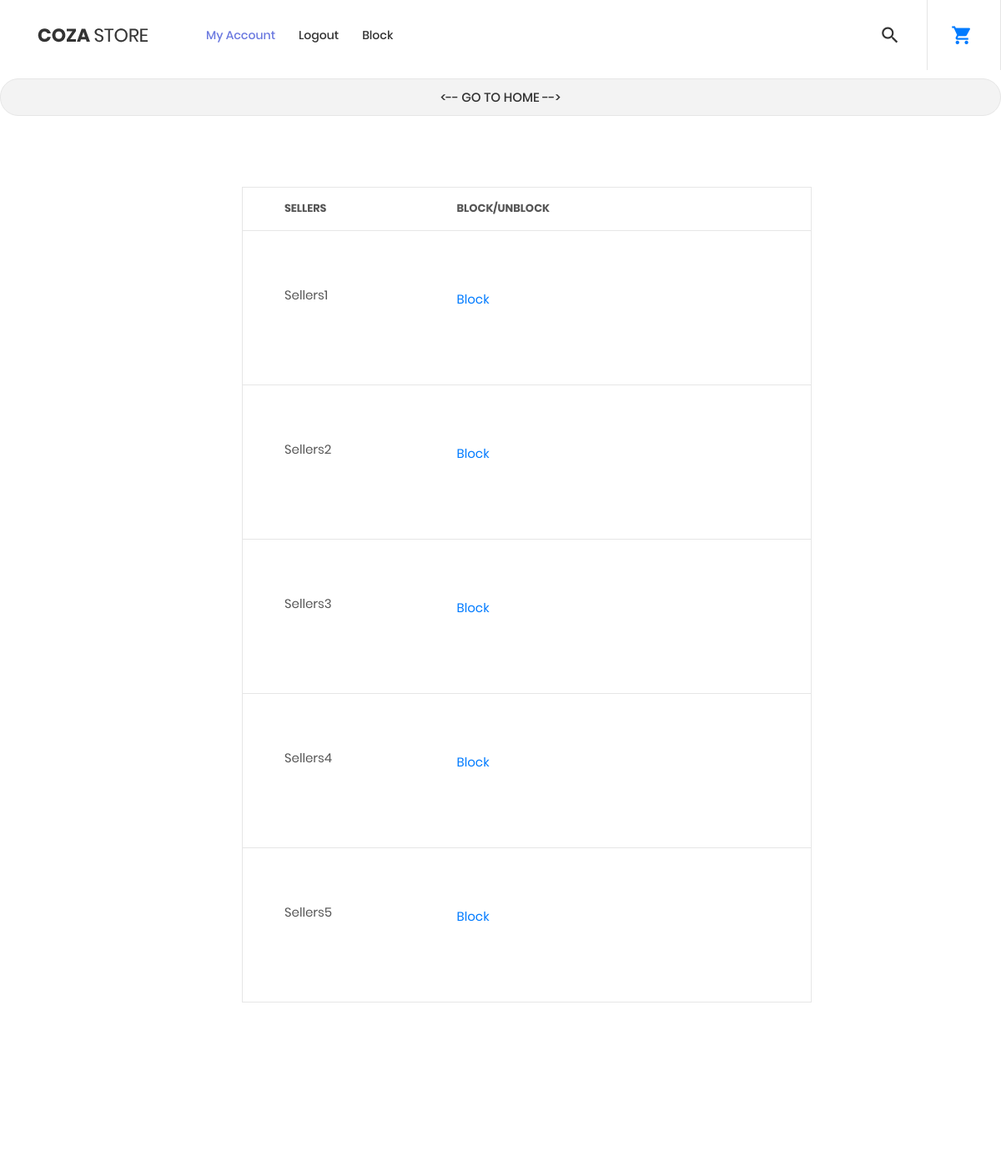
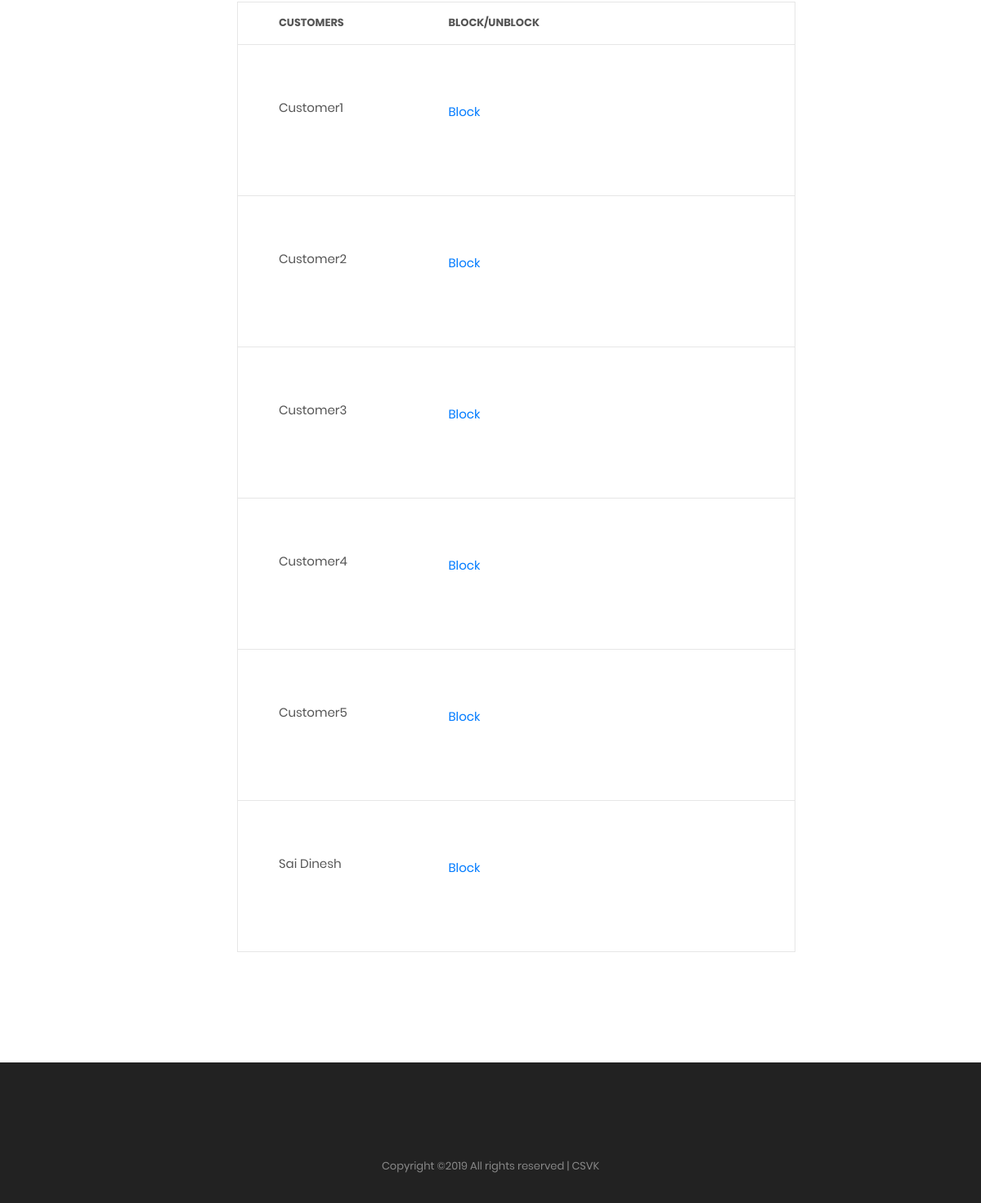
Screenshot of /block (signed in) with the database file from the repository (2 pictures, top to bottom).
### tables this page shows
CREATE TABLE bsellers (Name TEXT NOT NULL,
                   Username TEXT NOT NULL,
                   Email_ID TEXT NOT NULL,
                   Address TEXT NOT NULL,
                   Pincode INT NOT NULL,
                   Phone_no INT NOT NULL,
                   Password TEXT NOT NULL);

CREATE TABLE bcustomers (Username TEXT NOT NULL,
                   Email_ID TEXT NOT NULL,
                   Password TEXT NOT NULL,
                   Address TEXT NOT NULL,
                   Phone INT NOT NULL);

### server.py (the view)
@app.route('/block')
def block():
    if 'logged_in'in session:
        if  session['usertype'] == 'Admin':
            with sql.connect('database.db') as con:
                cur = con.cursor()
                cur.execute('select Username from bsellers')
                seller_user = cur.fetchall()
                seller_users = []
                customer_users = []
                for i in seller_user:
                    cur.execute('select * from sellers where Username = ?',[i[0]])
                    row = cur.fetchone()
                    temp = []
                    temp.append(i[0])
                    if row is None:
                        temp.append("Yes")
                    else:
                        temp.append("No")
                    seller_users.append(temp)
                cur.execute('select Username from bcustomers')
                customer_user = cur.fetchall()
                print (customer_user)
                for i in customer_user:
                    if i[0] != 'admin_bcskd':
                        cur.execute('select * from customers where Username = ?',[i[0]])
                        row = cur.fetchone()
                        temp = []
                        temp.append(i[0])
                        if row is None:
                            temp.append("Yes")
                        else:
                            temp.append("No")
                        customer_users.append(temp)
                print (customer_users)
                return render_template('block.html',sellers = seller_users, customers = customer_users )
        else:
            return redirect(url_for('home'))
    else:
        return redirect(url_for('home'))

### templates/block.html (shortened to what this page needs)
<!DOCTYPE html>
<html lang="en">
<head>
<link rel="stylesheet" type="text/css" href="{{url_for('static',filename='vendor/bootstrap/css/bootstrap.min.css')}}">
<link rel="stylesheet" type="text/css" href="{{url_for('static',filename='fonts/font-awesome-4.7.0/css/font-awesome.min.css')}}">
<link rel="stylesheet" type="text/css" href="{{url_for('static',filename='fonts/iconic/css/material-design-iconic-font.min.css')}}">
<link rel="stylesheet" type="text/css" href="{{url_for('static',filename='fonts/linearicons-v1.0.0/icon-font.min.css')}}">
<link rel="stylesheet" type="text/css" href="{{url_for('static',filename='vendor/animate/animate.css')}}">
<link rel="stylesheet" type="text/css" href="{{url_for('static',filename='vendor/css-hamburgers/hamburgers.min.css')}}">
<link rel="stylesheet" type="text/css" href="{{url_for('static',filename='vendor/select2/select2.min.css')}}">
<link rel="stylesheet" type="text/css" href="{{url_for('static',filename='vendor/daterangepicker/daterangepicker.css')}}">
<link rel="stylesheet" type="text/css" href="{{url_for('static',filename='vendor/slick/slick.css')}}">
<link rel="stylesheet" type="text/css" href="{{url_for('static',filename='vendor/MagnificPopup/magnific-popup.css')}}">
<link rel="stylesheet" type="text/css" href="{{url_for('static',filename='vendor/perfect-scrollbar/perfect-scrollbar.css')}}">
<link rel="stylesheet" type="text/css" href="{{url_for('static',filename='css/util.css')}}">
<link rel="stylesheet" type="text/css" href="{{url_for('static',filename='css/main.css')}}">
</head>
<body class="animsition">
	<header class="header-v2">
		<div class="container-menu-desktop trans-03">
			<div class="wrap-menu-desktop">
				<nav class="limiter-menu-desktop p-l-45">
					<a href="{{url_for('home')}}" class="logo">
						<img src="{{url_for('static',filename='images/icons/logo-01.png')}}" alt="IMG-LOGO">
					</a>
					<div class="menu-desktop">
            <ul class="main-menu">
							{% if 'logged_in' in session %}
							<li class="active-menu">
								<a href="#">My Account</a>
							</li>
              <li>
								<a href="http://localhost:5000/logout"> Logout</a>
							</li>
              <li>
								<a href="{{url_for('block')}}"> Block</a>
							</li>
							{% endif %}
						</ul>
					</div>
					<div class="wrap-icon-header flex-w flex-r-m h-full">
						<div class="flex-c-m h-full p-r-24">
							<div class="icon-header-item cl2 hov-cl1 trans-04 p-lr-11 js-show-modal-search">
								<i class="zmdi zmdi-search"></i>
							</div>
						</div>
						<div class="flex-c-m h-full p-l-18 p-r-25 bor5">
							<div class="icon-header-item cl2 hov-cl1 trans-04 p-lr-11 js-show-cart">
								<a href="{{url_for('cart')}}"><i class="zmdi zmdi-shopping-cart"></i></a>
							</div>
						</div>
					</div>
				</nav>
			</div>
		</div>
    <a href="{{url_for('home')}}">
    <div class="flex-c-m stext-101 cl2 size-119 bg8 bor13 hov-btn3 p-lr-15 trans-04 pointer m-tb-10">
      <-- Go To Home -->
    </div>
  </a>
	</header>
	<form class="bg0 p-t-75 p-b-85" style="">
		<div class="container">
			<div class="row">
				<div class="col-lg-10 col-xl-7 m-lr-auto m-b-50">
					<div class="m-l-25 m-r--38 m-lr-0-xl">
						<div class="wrap-table-shopping-cart">
							<table class="table-shopping-cart">
								<tr class="table_head">
									<th class="column-1">Sellers</th>
									<th class="column-2">Block/Unblock</th>
								</tr>
                {% for seller in sellers %}
                <tr class="table_row">
									<td class="column-1">
                    {{seller[0]}}
									</td>
                  {% if seller[1] ==  "No" %}
                  <td> <a href="{{url_for('blockseller', Username = seller[0])}}"> Block </a> </td>
                  {% else %}
                  <td> <a href="{{url_for('unblockseller', Username = seller[0])}}"> UnBlock </a> </td>
                  {% endif %}
									</tr>
                    {% endfor %}
								</table>
						</div>
						</div>
					</div>
				</div>
				</div>
	</form>
  <form class="bg0 p-t-75 p-b-85" style="">
		<div class="container">
			<div class="row">
				<div class="col-lg-10 col-xl-7 m-lr-auto m-b-50">
					<div class="m-l-25 m-r--38 m-lr-0-xl">
						<div class="wrap-table-shopping-cart">
							<table class="table-shopping-cart">
								<tr class="table_head">
									<th class="column-1">Customers</th>
									<th class="column-2">Block/Unblock</th>
								</tr>
                {% for customer in customers %}
                <tr class="table_row">
									<td class="column-1">
                    {{customer[0]}}
									</td>
                  {% if customer[1] ==  "No" %}
                  <td> <a href="{{url_for('blockcustomer', Username = customer[0])}}"> Block </a> </td>
                  {% else %}
                  <td> <a href="{{url_for('unblockcustomer', Username = customer[0])}}"> UnBlock </a> </td>
                  {% endif %}
									</tr>
                {% endfor %}
								</table>
						</div>
						</div>
					</div>
				</div>
				</div>
	</form>
  <footer class="bg3 p-t-75 p-b-32">
		<div class="container">
			<div class="p-t-40">
				<p class="stext-107 cl6 txt-center">
Copyright &copy;<script>document.write(new Date().getFullYear());</script> All rights reserved | CSVK
				</p>
			</div>
		</div>
	</footer>
</body>
</html>

### static/css/main.css (style rules this page uses)
.container { max-width: 1380px; }
@media (max-width: 1600px) { .container { max-width: 1200px; } }
.container-menu-desktop { height: auto; width: 100%; position: relative; -webkit-transition: all 0.3s; -o-transition: all 0.3s; -moz-transition: all 0.3s; transition: all 0.3s; }
.header-v2 .container-menu-desktop { height: 84px; }
.wrap-menu-desktop { position: fixed; z-index: 1100; background-color: transparent; width: 100%; height: 84px; top: 40px; left: 0px; -webkit-transition: height 0.3s, background-color 0.3s; -o-transition: height 0.3s, background-color 0.3s; -moz-transition: height 0.3s, background-color 0.3s; transition: height 0.3s, background-color 0.3s; }
.header-v2 .wrap-menu-desktop { background-color: #fff; top: 0; }
.limiter-menu-desktop { height: 100%; display: -webkit-box; display: -webkit-flex; display: -moz-box; display: -ms-flexbox; display: flex; align-items: center; background-color: transparent; }
.logo { display: -webkit-box; display: -webkit-flex; display: -moz-box; display: -ms-flexbox; display: flex; align-items: center; height: 65%; margin-right: 55px; }
.logo img { max-width: 100%; max-height: 100%; }
.menu-desktop { display: -webkit-box; display: -webkit-flex; display: -moz-box; display: -ms-flexbox; display: flex; align-items: center; height: 100%; }
.main-menu { list-style-type: none; margin: 0; display: -webkit-box; display: -webkit-flex; display: -moz-box; display: -ms-flexbox; display: flex; align-items: center; }
.main-menu > li { display: block; position: relative; padding: 20px 10px 20px 0px; margin: 0px 4px 0px 14px; }
.main-menu > li > a { font-family: Poppins-Medium; font-size: 14px; color: #333; padding: 5px 0px; transition: all 0.4s; -webkit-transition: all 0.4s; -o-transition: all 0.4s; -moz-transition: all 0.4s; }
.wrap-icon-header { flex-grow: 1; }
.icon-header-item { position: relative; font-size: 26px; line-height: 1; cursor: pointer; }
.main-menu > li.active-menu > a { color: #6c7ae0; }
.wrap-table-shopping-cart { overflow: auto; border-left: 1px solid #e6e6e6; border-right: 1px solid #e6e6e6; }
.table-shopping-cart { border-collapse: collapse; width: 100%; min-width: 680px; }
.table-shopping-cart tr { border-top: 1px solid #e6e6e6; border-bottom: 1px solid #e6e6e6; }
.table-shopping-cart .column-1 { width: 133px; padding-left: 50px; }
.table-shopping-cart .column-2 { width: 220px; font-size: 15px; }
.table-shopping-cart .table_row { height: 185px; }
.table-shopping-cart .table_row td { padding-bottom: 20px; }
.table-shopping-cart .table_row td.column-1 { padding-bottom: 30px; }
.table-shopping-cart .table_head th { font-family: Poppins-Bold; font-size: 13px; color: #555; text-transform: uppercase; line-height: 1.6; padding-top: 15px; padding-bottom: 15px; }
.table-shopping-cart td { font-family: Poppins-Regular; color: #555; line-height: 1.6; }
.cl2 { color: #333; }
.cl6 { color: #888; }
.stext-101 { font-family: Poppins-Medium; font-size: 15px; line-height: 1.466667; text-transform: uppercase; }
.stext-107 { font-family: Poppins-Regular; font-size: 13px; line-height: 1.923; }
.size-119 { min-width: 156px; height: 45px; }
.bg0 { background-color: #fff; }
.bg3 { background-color: #222; }
.bg8 { background-color: #f3f3f3; }
.bor5 { border-left: 1px solid #e5e5e5; border-right: 1px solid #e5e5e5; }
.bor13 { border: 1px solid #e6e6e6; border-radius: 22px; }

### rows the page displays
bsellers: Username "Sellers1"
bsellers: Username "Sellers2"
bsellers: Username "Sellers3"
bsellers: Username "Sellers4"
bsellers: Username "Sellers5"
bcustomers: Username "Customer1"
bcustomers: Username "Customer2"
bcustomers: Username "Customer3"
bcustomers: Username "Customer4"
bcustomers: Username "Customer5"
bcustomers: Username "Sai Dinesh"
